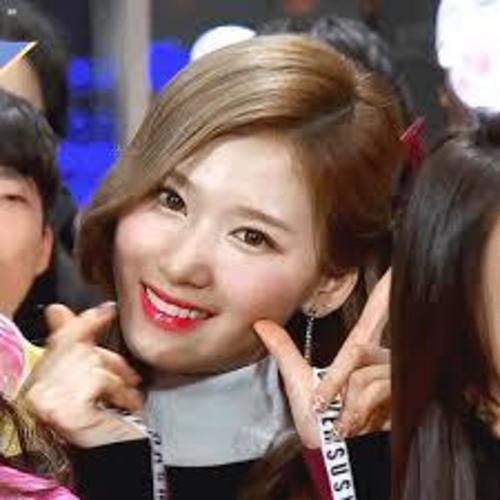
#> input picture images/sana.jpg, 500 x 500 px, found by its file name
$ python AdapThres.py
#> lines starting #> are read from the running program, lines starting #| are printed output that depends on the picture; after the words box and inside, x2 and y2 are one past the last pixel; in counts of white or black regions, pixels touching at a corner belong together
import numpy as np
import cv2

# [12 lines of commented-out code are left out]

def thresholding():
    img = cv2.imread('openCV/images/sana.jpg', cv2.IMREAD_GRAYSCALE)
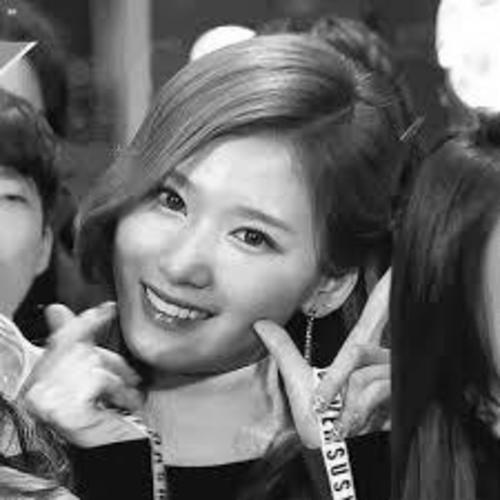
#> img: shape (500, 500); min 0, max 255, mean 104.8

    ret, thr1 = cv2.threshold(img, 127, 255, cv2.THRESH_BINARY)
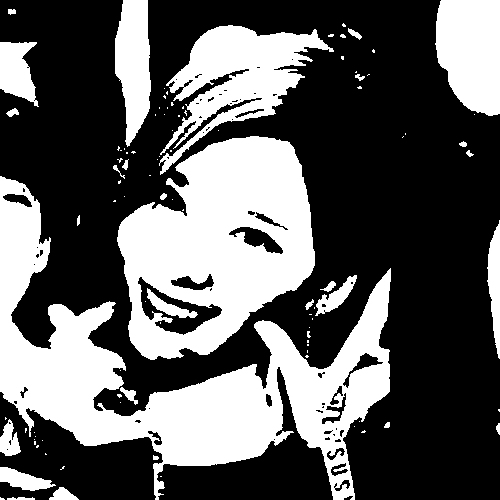
#> thr1: shape (500, 500); 36.9% white; 98 white regions (69 under 20 px), largest, box (x1, y1, x2, y2) and area: (0, 176, 391, 500) 38105, (117, 136, 315, 360) 27535, (159, 25, 334, 175) 9934
    thr2 = cv2.adaptiveThreshold(img, 255, cv2.ADAPTIVE_THRESH_MEAN_C, cv2.THRESH_BINARY, 11, 2)
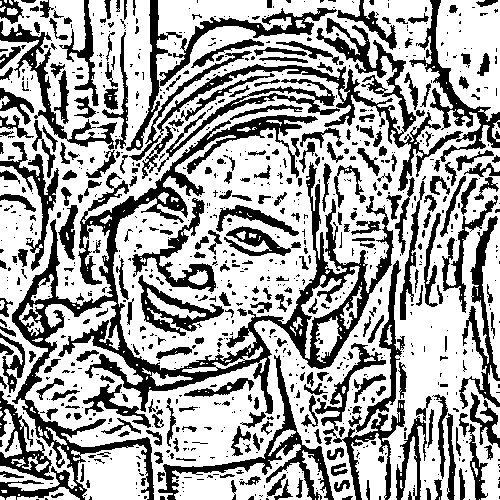
#> thr2: shape (500, 500); 64.8% white; 932 black regions (630 under 20 px), largest, box (x1, y1, x2, y2) and area: (0, 115, 394, 500) 21257, (129, 18, 463, 191) 6117, (158, 355, 334, 500) 2987
    thr3 = cv2.adaptiveThreshold(img, 255, cv2.ADAPTIVE_THRESH_GAUSSIAN_C, cv2.THRESH_BINARY, 11, 2)
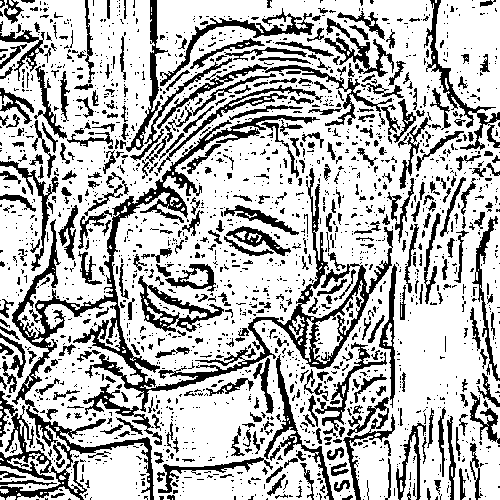
#> thr3: shape (500, 500); 72.2% white; 1937 black regions (1525 under 20 px), largest, box (x1, y1, x2, y2) and area: (0, 115, 393, 500) 15276, (157, 64, 392, 129) 1537, (424, 0, 500, 150) 1423

    titles = ['original', 'Global Thresholding(v=127)', 'Adaptive MEAN', 'Adaptive GAUSSIAN']
    images = [img, thr1, thr2, thr3]

    for i in range(4):
        cv2.imshow(titles[i], images[i])

    cv2.waitKey(0)
    cv2.destroyAllWindows()

thresholding()
